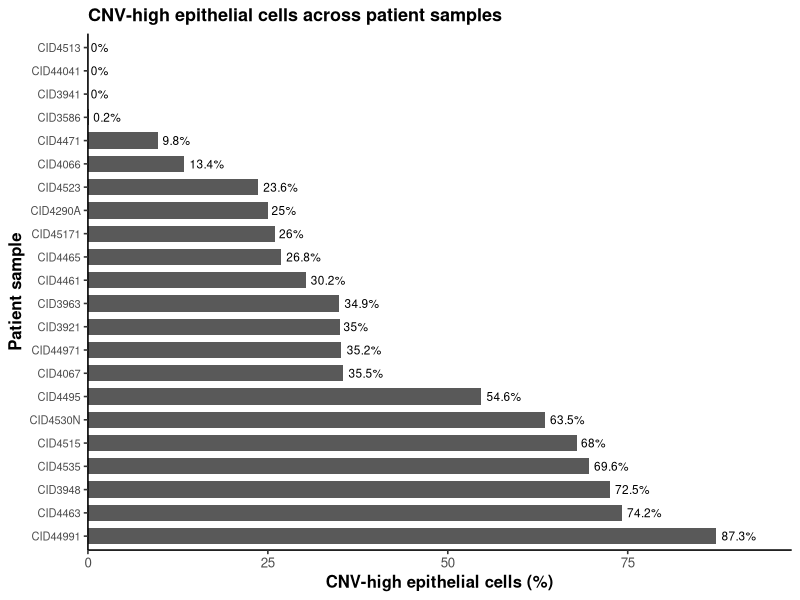
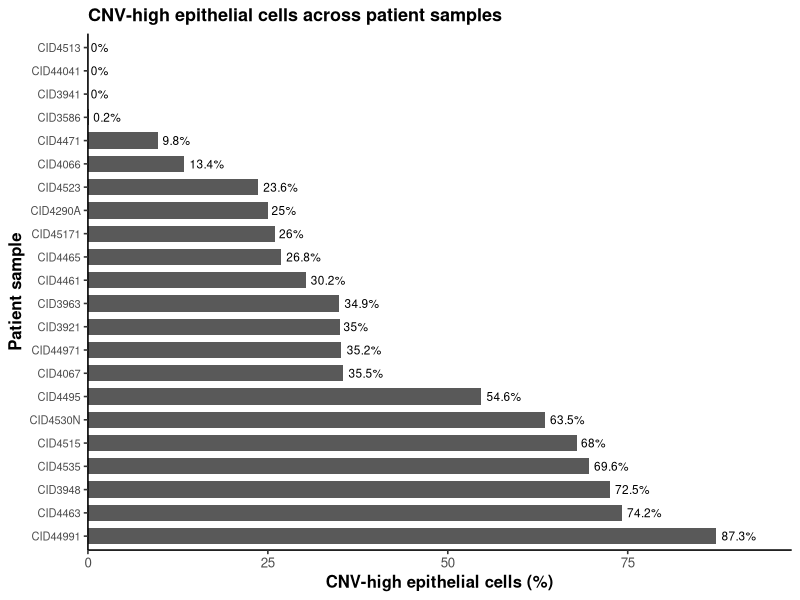

Source code (R) for these figures, in order: (Note: this script raises an error after producing the figures.)
# ============================================================
# MANUSCRIPT FIGURE 3 (Identification of CNV-high epithelial cells)
#   Fig. 3a  epithelial cells on the original UMAP -> script 17, section 7
#            (figures/Malignant/Epithelial_Cells_Original_UMAP.png)
#   Fig. 3b  epithelial cells per sample (26 samples) -> script 17, section 8
#            (figures/Malignant/Epithelial_Cells_By_Sample.png)
#   Fig. 3c  distribution of chromosome-level CNV scores -> section at the END
#            of this file (figures/Manuscript_Figures/Fig3c.png)
# The two plots below (CNV-high proportion per patient and CNV-high vs CNV-low
# classification) are supporting figures that are not part of the final manuscript figure.
# Run from the project root (no setwd() is used).
# ============================================================

# ============================================================
# FIGURE 3B — PATIENT-LEVEL CNV-HIGH PROPORTION
# ============================================================

library(readr)
library(dplyr)
library(ggplot2)

# ------------------------------------------------------------
# 1. Load CNV results
# ------------------------------------------------------------

cnv <- read_csv(
  "results/TME/cnv_scores_per_cell.csv",
  show_col_types = FALSE
)

# ------------------------------------------------------------
# 2. Create CNV-high indicator
# ------------------------------------------------------------

cnv <- cnv %>%
  mutate(
    CNV_high = ifelse(
      cnv_call == "CNV-high (malignant candidate)",
      1,
      0
    )
  )

# ------------------------------------------------------------
# 3. Calculate CNV-high proportion for every sample
# ------------------------------------------------------------

sample_cnv <- cnv %>%
  group_by(sample) %>%
  summarise(
    total_epithelial = n(),
    CNV_high_cells = sum(CNV_high),
    CNV_high_percent =
      100 * CNV_high_cells / total_epithelial,
    .groups = "drop"
  ) %>%
  arrange(desc(CNV_high_percent))

# ------------------------------------------------------------
# 4. Print results
# ------------------------------------------------------------

cat("\nPatient-level CNV-high proportions:\n")
print(sample_cnv)

cat(
  "\nMinimum CNV-high proportion:",
  round(min(sample_cnv$CNV_high_percent), 2),
  "%\n"
)

cat(
  "Maximum CNV-high proportion:",
  round(max(sample_cnv$CNV_high_percent), 2),
  "%\n"
)

# ------------------------------------------------------------
# 5. Make sample order follow percentage
# ------------------------------------------------------------

sample_cnv$sample <- factor(
  sample_cnv$sample,
  levels = sample_cnv$sample
)

# ------------------------------------------------------------
# 6. Publication-style horizontal bar plot
# ------------------------------------------------------------

p3B <- ggplot(
  sample_cnv,
  aes(
    x = sample,
    y = CNV_high_percent
  )
) +

  geom_col(
    width = 0.7
  ) +

  coord_flip() +

  geom_text(
    aes(
      label = paste0(
        round(CNV_high_percent, 1),
        "%"
      )
    ),
    hjust = -0.15,
    size = 3
  ) +

  scale_y_continuous(
    limits = c(
      0,
      max(sample_cnv$CNV_high_percent) * 1.12
    ),
    expand = c(0, 0)
  ) +

  labs(
    title = "CNV-high epithelial cells across patient samples",
    x = "Patient sample",
    y = "CNV-high epithelial cells (%)"
  ) +

  theme_classic(
    base_size = 12
  ) +

  theme(
    plot.title = element_text(
      face = "bold",
      size = 13
    ),
    axis.text.y = element_text(
      size = 8
    ),
    axis.title = element_text(
      face = "bold"
    )
  )

print(p3B)

# ------------------------------------------------------------
# 7. Save high-resolution PNG
# ------------------------------------------------------------

dir.create(
  "figures/Malignant",
  recursive = TRUE,
  showWarnings = FALSE
)

ggsave(
  "figures/Malignant/Figure3B_CNV_High_Proportion_By_Sample.png",
  p3B,
  width = 7,
  height = 8,
  dpi = 600,
  bg = "white"
)

# ------------------------------------------------------------
# 8. Save the summary table
# ------------------------------------------------------------

write.csv(
  sample_cnv,
  "results/TME/CNV_High_Proportion_By_Sample.csv",
  row.names = FALSE
)

cat(
  "\nFigure 3B generated successfully.\n"
)
# ============================================================
# FIGURE 3C — CNV-HIGH VS CNV-LOW CLASSIFICATION
# ============================================================

# ------------------------------------------------------------
# Count cells in each CNV category
# ------------------------------------------------------------

cnv_counts <- cnv %>%
  count(CNV_group) %>%
  mutate(
    Percentage = 100 * n / sum(n)
  )

print(cnv_counts)

# ------------------------------------------------------------
# Plot
# ------------------------------------------------------------

p3C <- ggplot(
  cnv_counts,
  aes(x = CNV_group, y = n)
) +
  
  geom_col(
    width = 0.65,
    fill = "grey65"
  ) +
  
  geom_text(
    aes(
      label = paste0(
        format(n, big.mark = ","),
        "\n(",
        round(Percentage, 1),
        "%)"
      )
    ),
    vjust = -0.25,
    size = 4.5
  ) +
  
  labs(
    title = "Classification of epithelial cells by CNV score",
    x = NULL,
    y = "Number of epithelial cells"
  ) +
  
  expand_limits(y = max(cnv_counts$n) * 1.15) +
  
  theme_classic(base_size = 13)

# ------------------------------------------------------------
# Save
# ------------------------------------------------------------

ggsave(
  "figures/Malignant/Figure3C_CNV_High_vs_Low.png",
  p3C,
  width = 6.5,
  height = 5.5,
  dpi = 600
)


# ============================================================
# [REVISION] MANUSCRIPT FIGURE 3c (final): distribution of chromosome-level CNV scores
# The title now says "Chromosome-Level" (the score is the SD across chromosomes of
# the mean reference-adjusted expression; chromosome arms are not resolved).
# The y-axis is the probability density (area under the curve = 1), not a cell count.
# ============================================================

library(readr)
library(dplyr)
library(ggplot2)

dir.create("figures/Manuscript_Figures", recursive = TRUE, showWarnings = FALSE)

cnv_scores <- read_csv("results/TME/cnv_scores_per_cell.csv", show_col_types = FALSE)
threshold  <- 0.025   # empirical 95th percentile of the reference-cell scores (script 18)

p3c <- ggplot(cnv_scores, aes(x = cnv_score)) +
  geom_histogram(aes(y = after_stat(density)), bins = 80,
                 fill = "grey75", colour = "white") +
  geom_density(linewidth = 1) +
  geom_vline(xintercept = threshold, linetype = "dashed", linewidth = 1) +
  annotate("text", x = threshold + 0.001, y = Inf, label = "Threshold = 0.025",
           hjust = 0, vjust = 1.6, size = 5) +
  labs(title = "Distribution of Chromosome-Level CNV Scores",
       x = "CNV Score", y = "Density") +
  theme_classic(base_size = 14) +
  theme(plot.title = element_text(face = "bold"),
        axis.title = element_text(face = "bold"))

ggsave("figures/Manuscript_Figures/Fig3c.png", p3c,
       width = 8, height = 6, dpi = 300, bg = "white")
print(p3c)
